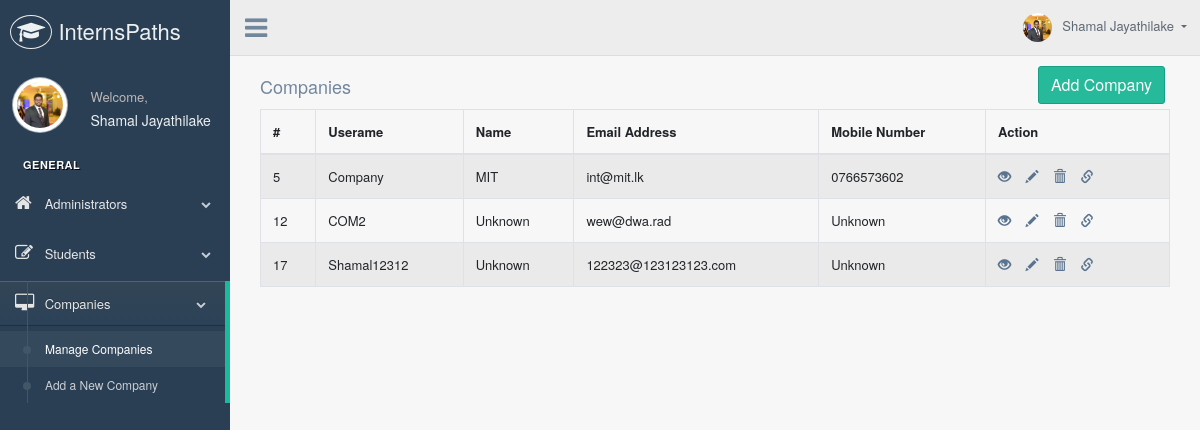
Page /admin/managecompany.php (signed in) on the committed database.
### tables this page shows
CREATE TABLE IF NOT EXISTS `company` (
  `comnum` int(20) NOT NULL AUTO_INCREMENT,
  `id` int(11) NOT NULL,
  `username` varchar(100) NOT NULL,
  `email` varchar(200) NOT NULL,
  `name` varchar(100) NOT NULL DEFAULT 'Unknown',
  `profileurl` varchar(500) NOT NULL DEFAULT '../images/avatar-01.jpg',
  `mobile` varchar(20) NOT NULL DEFAULT 'Unknown',
  `address` varchar(500) NOT NULL DEFAULT 'Unknown',
  `description` varchar(3000) NOT NULL DEFAULT 'no description',
  `location` varchar(1000) DEFAULT NULL,
  `facebook` varchar(1000) DEFAULT NULL,
  `linkedin` varchar(1000) DEFAULT NULL,
  `twitter` varchar(1000) DEFAULT NULL,
  `fields` varchar(1000) NOT NULL DEFAULT '',
  `mission` varchar(5000) DEFAULT NULL,
  `vision` varchar(5000) DEFAULT NULL,
  `requests` varchar(1000) NOT NULL DEFAULT '',
  `applied` varchar(1000) NOT NULL DEFAULT '',
  `accepted` varchar(1000) NOT NULL DEFAULT '',
  PRIMARY KEY (`comnum`),
  UNIQUE KEY `id` (`id`)
);

### admin/managecompany.php (the view, shortened to what this page needs)
<!DOCTYPE html>
<html lang="en">
  <head>
    <link href="../vendors/bootstrap/dist/css/bootstrap.min.css" rel="stylesheet">
    <link href="../vendors/font-awesome/css/font-awesome.min.css" rel="stylesheet">
    <link href="../vendors/nprogress/nprogress.css" rel="stylesheet">
    <link href="../vendors/iCheck/skins/flat/green.css" rel="stylesheet">
    <link href="../vendors/bootstrap-progressbar/css/bootstrap-progressbar-3.3.4.min.css" rel="stylesheet">
    <link href="../vendors/jqvmap/dist/jqvmap.min.css" rel="stylesheet"/>
    <link href="../vendors/bootstrap-daterangepicker/daterangepicker.css" rel="stylesheet">
    <link href="../vendors/datatables.net-fixedheader-bs/css/fixedHeader.bootstrap.min.css" rel="stylesheet">
    <link href="../build/css/custom.min.css" rel="stylesheet">
    <link href="../vendors/bootstrap/dist/css/bootstrap.min.css" rel="stylesheet">
    <link href="../vendors/font-awesome/css/font-awesome.min.css" rel="stylesheet">
    <link href="../vendors/nprogress/nprogress.css" rel="stylesheet">
    <link href="../vendors/iCheck/skins/flat/green.css" rel="stylesheet">
    <link href="../vendors/datatables.net-bs/css/dataTables.bootstrap.min.css" rel="stylesheet">
    <link href="../vendors/datatables.net-buttons-bs/css/buttons.bootstrap.min.css" rel="stylesheet">
    <link href="../vendors/datatables.net-fixedheader-bs/css/fixedHeader.bootstrap.min.css" rel="stylesheet">
    <link href="../vendors/datatables.net-responsive-bs/css/responsive.bootstrap.min.css" rel="stylesheet">
    <link href="../vendors/datatables.net-scroller-bs/css/scroller.bootstrap.min.css" rel="stylesheet">
    <link href="../build/css/custom.min.css" rel="stylesheet">
  </head>
  <body class="nav-md">
    <div class="container body">
      <div class="main_container">
        <div class="col-md-3 left_col">
          <div class="left_col scroll-view">
            <div class="navbar nav_title" style="border: 0;">
              <a href="../index.html" class="site_title"><i class="fa fa-mortar-board"></i> <span>InternsPaths Administrator Console</span></a>
            </div>
            <div class="profile clearfix">
              <div class="profile_pic">
                <img src="<?php echo $_SESSION["profileurl"]; ?>" alt="..." class="img-circle profile_img">
              </div>
              <div class="profile_info">
                <span>Welcome,</span>
                <a href="viewadmin.php?id=<?php echo $_SESSION["id"]?>"><h2><?php echo ($_SESSION["name"]);?></h2></a>
              </div>
            </div>
            <br />
            <div id="sidebar-menu" class="main_menu_side hidden-print main_menu">
              <div class="menu_section">
                <h3>General</h3>
                <ul class="nav side-menu">
                  <li><a><i class="fa fa-home"></i> Administrators <span class="fa fa-chevron-down"></span></a>
                  </li>
                  <li><a><i class="fa fa-edit"></i> Students <span class="fa fa-chevron-down"></span></a>
                  </li>
                  <li><a><i class="fa fa-desktop"></i> Companies <span class="fa fa-chevron-down"></span></a>
                    <ul class="nav child_menu">
                      <li><a href="managecompany.php">Manage Companies</a></li>
                      <li><a href="addcompany.php">Add a New Company</a></li>
                    </ul>
                  </li>
                </ul>
              </div>
            </div>
          </div>
        </div>
        <div class="top_nav">
          <div class="nav_menu">
              <div class="nav toggle">
                <a id="menu_toggle"><i class="fa fa-bars"></i></a>
              </div>
              <nav class="nav navbar-nav">
              <ul class=" navbar-right">
                <li class="nav-item dropdown open" style="padding-left: 15px;">
                  <a href="javascript:;" class="user-profile dropdown-toggle" aria-haspopup="true" id="navbarDropdown" data-toggle="dropdown" aria-expanded="false">
                    <img src="<?php echo $_SESSION["profileurl"]; ?>" alt=""><?php echo ($_SESSION["name"]);?>
                  </a>
                </li>
              </ul>
            </nav>
          </div>
        </div>
        <div class="right_col" role="main">
          <div class="col-md-12 col-sm-12" style="display: inline-block;" >
<div class="page-header clearfix">
                        <h2 class="pull-left">Companies</h2>
                        <a href="addcompany.php" class="btn btn-success pull-right">Add Company</a>
                    </div>
                    <?php
                    require_once "../php/config.php";
                    $sql = "SELECT * FROM company";
                    if($result = mysqli_query($link, $sql)){
                        if(mysqli_num_rows($result) > 0){
                            echo "<table id='datatable' class='table table-bordered table-striped'>";
                            echo "<thead>";
                            echo "<tr>";
                            echo "<th>#</th>";
                            echo "<th>Userame</th>";
                            echo "<th>Name</th>";
                            echo "<th>Email Address</th>";
                            echo "<th>Mobile Number</th>";
                            echo "<th>Action</th>";
                            echo "</tr>";
                            echo "</thead>";
                            echo "<tbody>";
                            while($row = mysqli_fetch_array($result)){
                                echo "<tr>";
                                echo "<td>" . $row['id'] . "</td>";
                                echo "<td>" . $row['username'] . "</td>";
                                echo "<td>" . $row['name'] . "</td>";
                                echo "<td>" . $row['email'] . "</td>";
                                echo "<td>" . $row['mobile'] . "</td>";
                                echo "<td>";
                                echo "<a href='viewcompany.php?id=". $row['id'] ."' title='View Record' data-toggle='tooltip'><span class='glyphicon glyphicon-eye-open'></span> &nbsp;&nbsp; </a>";
                                echo "<a href='editcompany.php?id=". $row['id'] ."' title='Update Record' data-toggle='tooltip'><span class='glyphicon glyphicon-pencil'></span> &nbsp;&nbsp;  </a>";
                                echo "<a href='deletecom.php?id=". $row['id'] ."' title='Delete Record' data-toggle='tooltip'><span class='glyphicon glyphicon-trash'></span>&nbsp;&nbsp;&nbsp;&nbsp;</a>";
                                 echo "<a href='reset-password.php?id=". $row['id'] ."&return=managecompany.php' title='Reset Password' data-toggle='tooltip'><span class='glyphicon glyphicon-link'></span> &nbsp;&nbsp; </a>";
                                echo "</td>";
                                echo "</tr>";
                            }
                            echo "</tbody>";
                            echo "</table>";
                        } else{
                            echo "<p class='lead'><em>No records were found.</em></p>";
                        }
                    } else{
                        echo "ERROR: Could not able to execute $sql. " . mysqli_error($link);
                    }
                    ?>
          </div>
        </div>
      </div>
    </div>
  </body>
</html>

### rows in the picture
company: id "5", username "Company", name "MIT", email "int@mit.lk", mobile "0766573602"
company: id "12", username "COM2", name "Unknown", email "wew@dwa.rad", mobile "Unknown"
company: id "17", username "Shamal12312", name "Unknown", email "122323@123123123.com", mobile "Unknown"

### other values in the picture
$_SESSION["name"] "Shamal Jayathilake"
